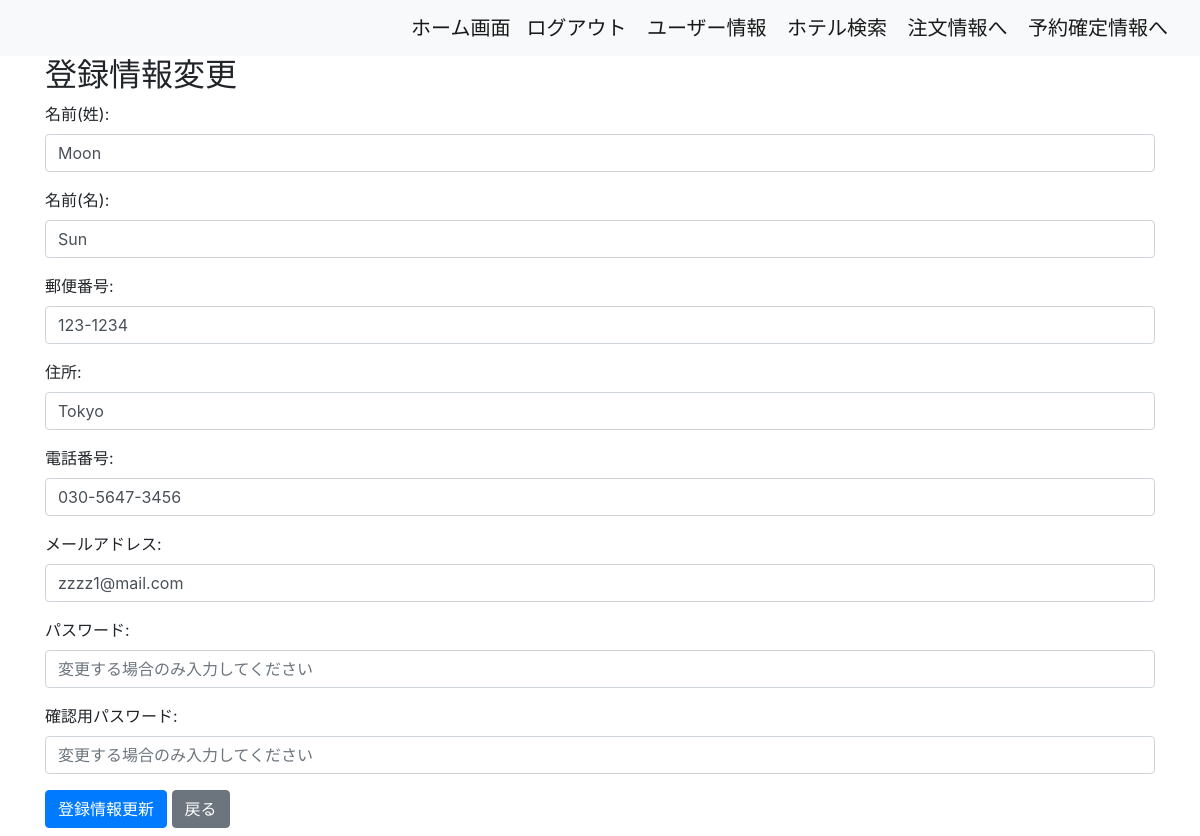
/accounts/update_us_info/ (signed in), run on an earlier commit of the app's database.
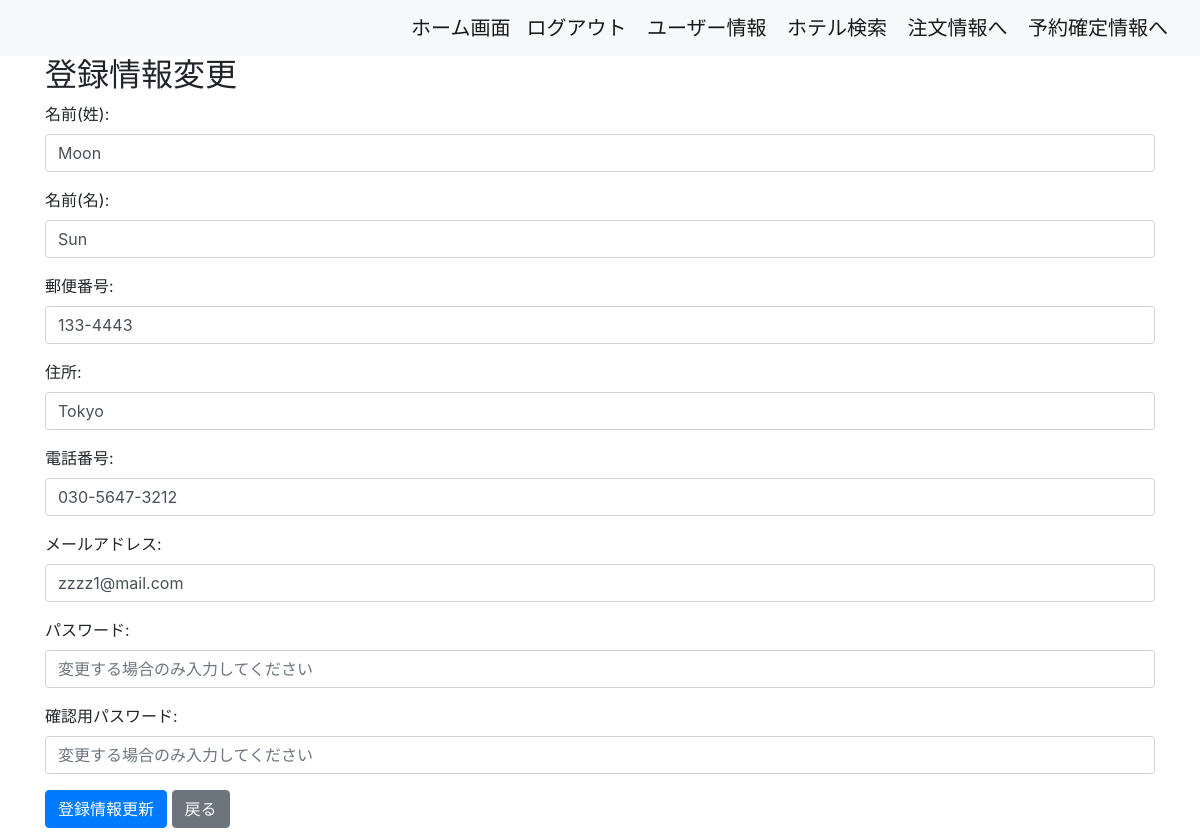
And on a later commit of the database.
### accounts/models.py (models this page shows, shortened)
class Users(AbstractBaseUser, PermissionsMixin):
    username = models.CharField(max_length=100)
    email = models.EmailField(max_length=200, unique=True)
    is_active = models.BooleanField(default=True)
    is_staff = models.BooleanField(default=False)
    first_name = models.CharField(max_length=30, blank=True, null=True)
    last_name = models.CharField(max_length=30, blank=True, null=True)
    zip_code = models.CharField(max_length=10, blank=True, null=True)
    address = models.CharField(max_length=255, blank=True, null=True)
    phone_number = models.CharField(max_length=20, blank=True, null=True)
    USERNAME_FIELD = 'email'
    REQUIRED_FIELDS = ['username']
    objects = UserManager()

### accounts/views.py (the view, shortened to what this page needs)
# urls.py: path('update_us_info/', UpdateUserInfoView.as_view(), name='update_us_info'),
class UpdateUserInfoView(LoginRequiredMixin, UpdateView):
    model = User
    form_class = UserInfoForm
    template_name = 'update_us_info.html'
    success_url = reverse_lazy('accounts:us_info')
    def get_object(self, queryset=None):
        return self.request.user

### templates/update_us_info.html (shortened to what this page needs)
{% extends 'base.html' %}
{% block content %}
<div class="container">
    <h2>登録情報変更</h2>
    <form method="post">
        {% for field in form %}
            <div class="form-group">
                {{ field.label_tag }}
                {{ field }}
            </div>
        {% endfor%}
        <div class="row mt-3">
            <div class="col-md-6 mb-2">
                <button type="submit" class="btn btn-primary">登録情報更新</button>
                <a href="{% url 'accounts:us_info' %}" class="btn btn-secondary">戻る</a>
            </div>
        </div>
    </form>
</div>
{% endblock %}

What changed in the data, as far as the page shows it:
changed Users "Moon": zip_code "123-1234" → "133-4443"; phone_number "030-5647-3456" → "030-5647-3212"
